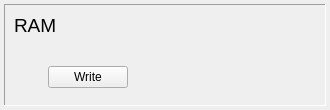
<?xml version="1.0" encoding="UTF-8"?>
<ui version="4.0">
 <class>Form</class>
 <widget class="QWidget" name="Form">
  <property name="geometry">
   <rect>
    <x>0</x>
    <y>0</y>
    <width>330</width>
    <height>110</height>
   </rect>
  </property>
  <layout class="QVBoxLayout" name="verticalLayout">
   <property name="leftMargin">
    <number>4</number>
   </property>
   <property name="topMargin">
    <number>4</number>
   </property>
   <property name="rightMargin">
    <number>4</number>
   </property>
   <property name="bottomMargin">
    <number>4</number>
   </property>
   <item>
    <widget class="QFrame" name="frame">
     <property name="frameShape">
      <enum>QFrame::Panel</enum>
     </property>
     <property name="frameShadow">
      <enum>QFrame::Sunken</enum>
     </property>
     <layout class="QVBoxLayout" name="verticalLayout_2">
      <item>
       <widget class="QLabel" name="_label">
        <property name="font">
         <font>
          <pointsize>14</pointsize>
         </font>
        </property>
        <property name="text">
         <string>RAM</string>
        </property>
        <property name="alignment">
         <set>Qt::AlignLeading|Qt::AlignLeft|Qt::AlignTop</set>
        </property>
       </widget>
      </item>
      <item>
       <layout class="QHBoxLayout" name="horizontalLayout_2">
        <item alignment="Qt::AlignHCenter">
         <widget class="QPushButton" name="_buttonWrite">
          <property name="toolTip">
           <string>Write to RAM</string>
          </property>
          <property name="text">
           <string>Write</string>
          </property>
         </widget>
        </item>
        <item>
         <layout class="QVBoxLayout" name="verticalLayout_3">
          <item alignment="Qt::AlignHCenter">
           <widget class="WidgetLedBank" name="_widgetLeds" native="true"/>
          </item>
          <item alignment="Qt::AlignHCenter">
           <widget class="WidgetDip" name="_widgetDip" native="true">
            <property name="maximumSize">
             <size>
              <width>16777215</width>
              <height>50</height>
             </size>
            </property>
           </widget>
          </item>
         </layout>
        </item>
       </layout>
      </item>
     </layout>
    </widget>
   </item>
  </layout>
 </widget>
 <customwidgets>
  <customwidget>
   <class>WidgetLedBank</class>
   <extends>QWidget</extends>
   <header>widgetledbank.h</header>
   <container>1</container>
  </customwidget>
  <customwidget>
   <class>WidgetDip</class>
   <extends>QWidget</extends>
   <header location="global">widgetdip.h</header>
   <container>1</container>
  </customwidget>
 </customwidgets>
 <resources/>
 <connections/>
</ui>
